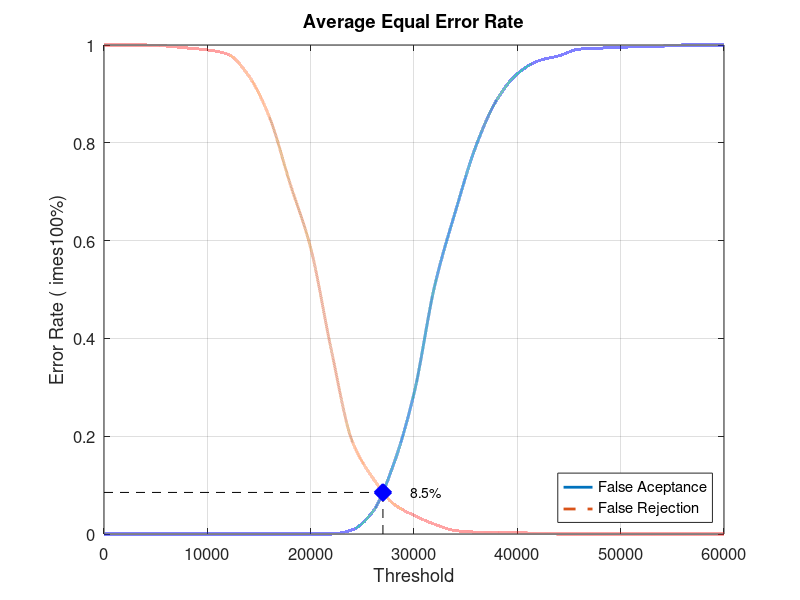
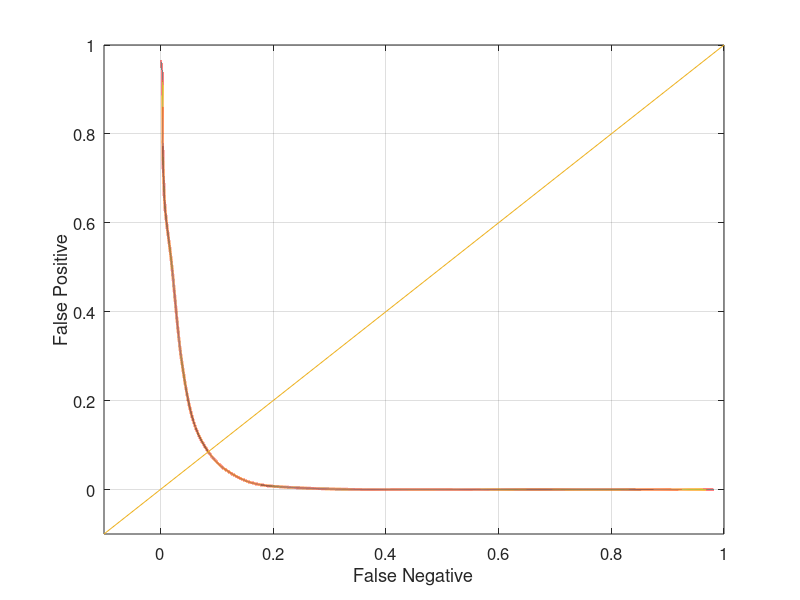

Here is the MATLAB script that generated these plots, in order:
close all;
clear;
clc;
x = 0:2000:60000;
xq = 0:0.5:60000;

y0 = [0 0 0 0 0 0 0 0 0 0 0 0 0.00842105 0.0452632 0.141053 0.287368 0.507368 0.658947 0.793684 0.887368 0.941053 0.967368 0.977895 0.991579 0.993684 0.994737 0.997895 0.997895 1 1 1]
yy0 = interp1(x, y0, xq, 'pchip');
y1 = [1 1 1 0.998 0.994 0.99 0.981 0.937 0.853 0.717 0.585 0.376 0.191 0.115 0.062 0.038 0.02 0.007 0.004 0.004 0.003 0.001 0 0 0 0 0 0 0 0 0]
yy1 = interp1(x, y1, xq, 'pchip');

% Calculating EER: 
y2 = abs(y0 - y1);
find(y2 == min(y2))
yy2 = abs(yy0 - yy1);
xEER = find(yy2 == min(yy2));
xEERIndex = xq(xEER) % X-axis EER
yEER = yy0(xEER) % Y-axis EER

main = figure
plot(xq, yy0,'-','LineWidth', 2);	hold on
plot(xq, yy1,'--','LineWidth', 2);	hold on
plot([xEERIndex xEERIndex], [0 yEER], 'k--');	hold on
plot([0 xEERIndex], [yEER yEER], 'k--');	hold on
plot(xEERIndex, yEER, 'bx', 'LineWidth', 10);	hold on
text(xEERIndex + 10 * xEERIndex / 100, yEER, [num2str(round((10000 * yEER)) / 100) '%'])
legend('False Aceptance', 'False Rejection', 'Location', 'SouthEast')
xlabel('Threshold')
ylabel('Error Rate (	imes100%)')
title('Average Equal Error Rate')
set(gca, 'FontSize', 12)
axis([0 60000 0 1])
grid on

print(main, 'Database1AverageMain', '-dpng');
FNRxFPR = figure('Color', [1 1 1]);
plot(yy1, yy0, '-', yy1, yy0, 'LineWidth', 2);
hold on
y = -0.1:0.1:1
plot(y, y); 
set(gca, 'FontSize', 12)
xlabel('False Negative')
ylabel('False Positive')
axis([-0.1 1 -0.1 1])
set(gca, 'FontSize', 12)
grid on

print(FNRxFPR, 'Database1AverageFNRxFPR','-dpng');
